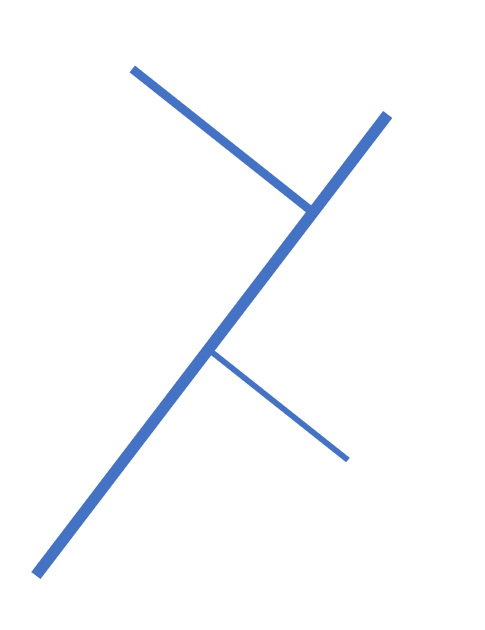
#> input picture jimmyTestCode/loop/images/different.PNG, 485 x 630 px, found by its file name; its folder holds only this picture in this run
$ python crackAnalysis.py
#> lines starting #> are read from the running program, lines starting #| are printed output that depends on the picture; after the words box and inside, x2 and y2 are one past the last pixel; in counts of white or black regions, pixels touching at a corner belong together
#Python Code that will take in a picture that contains cracking
#Outputs the length of the cracking

#All the imports for packages used
import shutil
import os
import math
import scipy.ndimage.morphology as m
import cv2
import numpy as np
from skimage import img_as_float
from skimage import io, color, morphology
from skimage import io, morphology, img_as_bool, segmentation
from scipy import ndimage as ndi
import matplotlib.pyplot as plt
import ctypes
import tkinter as tk
import tkinter.filedialog
from tkinter.filedialog import askopenfilename

#Makes each pixel of the image black or white
def binary(img):
    im_gray = cv2.imread(img, cv2.IMREAD_GRAYSCALE)
    (thresh, im_bw) = cv2.threshold(im_gray, 128, 255, cv2.THRESH_BINARY | cv2.THRESH_OTSU)
    cv2.imwrite("binary.jpg", im_bw)

#Applies median filtering to get rid of noise
def median(img1):
    img = cv2.imread(img1)
    median = cv2.medianBlur(img, 3)
    cv2.imwrite("median.jpg",median)

#Thins the image to one pixel wide using the skeletonize function from morphology
def thinning2(name):
    image = img_as_float(color.rgb2gray(io.imread(name)))
    image_binary = image < 0.5
    out_skeletonize = morphology.skeletonize(image_binary)
    out_thin = morphology.thin(image_binary)
    plt.imsave('gaps.jpg', out_skeletonize, cmap='gray')

#Finds the edges using the Canny Edge Detection
def canny(name):
    image = cv2.imread(name)
    edges = cv2.Canny(image, 100, 200)
    cv2.imwrite("canny.jpg",edges)

#Fills in gaps in the skeleton image
def complete(img):
    image = img_as_bool(io.imread(img))
    out = ndi.distance_transform_edt(~image)
    out = out < 0.02 * out.max()
    out = morphology.skeletonize(out)
    out = segmentation.clear_border(out)
    out = out | image
    cv2.imwrite('gaps_filled.jpg', out)

#Makes all green pixels white
def bandw(img1):
    image = cv2.imread(img1)
    height, width, channels = image.shape
    for y in range(0,height):
        for x in range(0,width):
            color = image[y,x]
            b = color[0]
            g = color[1]
            r = color[2]
            if b>0 and g>100 and r>0:
                image[y,x] = [255,255,255]
            else:
                image[y,x] = [0,0,0]
    cv2.imwrite("bandw.jpg", image)

#The switch function is used to assign each number of crack with a color
# [312 lines left out: functions switch, getLength, getSlope, getWidth, getColor, not called in this run]

#############################################MAIN###################################
#User finds file in file system

pathA = "C:\\Users\\jimmy\\Documents\\Behnia Research\\BehniaResearch\\loop\\images"
pathB = "C:\\Users\\jimmy\\Documents\\Behnia Research\\BehniaResearch\\loop"
files = [i for i in os.listdir(pathA) if i.endswith("PNG") or i.endswith("png") or i.endswith("jpg") or i.endswith("JPG")]
for file in files:
    print(file)
    path1 = pathA + "\\" + file
    path2 = pathB + "\\" + file
    #os.rename(path1, path2)
    shutil.copy(path1, path2)
    #os.replace(path1, path2)
    filename = file
    img = cv2.imread(filename)
#> img is the input picture: shape (630, 485, 3); mean B, G, R 253.1, 250.5, 249.1

    widthUnits = 9
    heightUnits = 6
    units = "inches"
    height, width, channels = img.shape
#> height = 630; width = 485; channels = 3

    #Image is resized
    cv2.imwrite("resize.jpg", cv2.resize(img, (int(width),int(height))))
    filename = 'resize.jpg'
    selection = False
    roi = []
    crop_img = [0]
    crop_img = img
    #Created file cropped.jpg that saves the newly cropped image
    cv2.imwrite("cropped.jpg", crop_img)
    #Image is transformed into a binary image
    binary("cropped.jpg")
#> in binary, `im_gray = cv2.imread(img, cv2.IMREAD_GRAYSCALE)`:
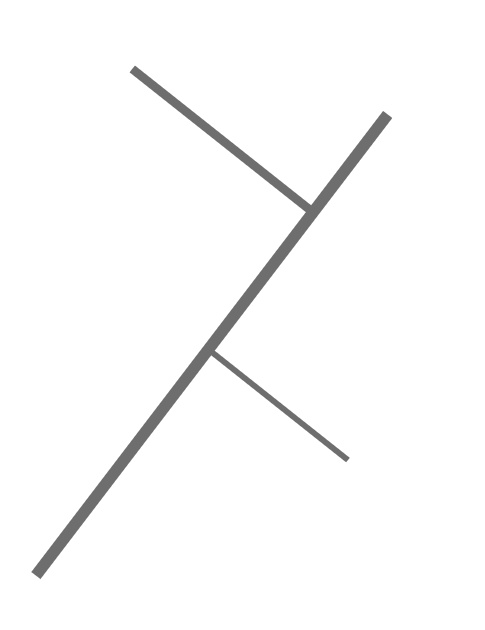
#> im_gray: shape (630, 485); min 102, max 255, mean 250.4
#> in binary, `(thresh, im_bw) = cv2.threshold(im_gray, 128, 255, cv2.THRESH_BINARY |..`:
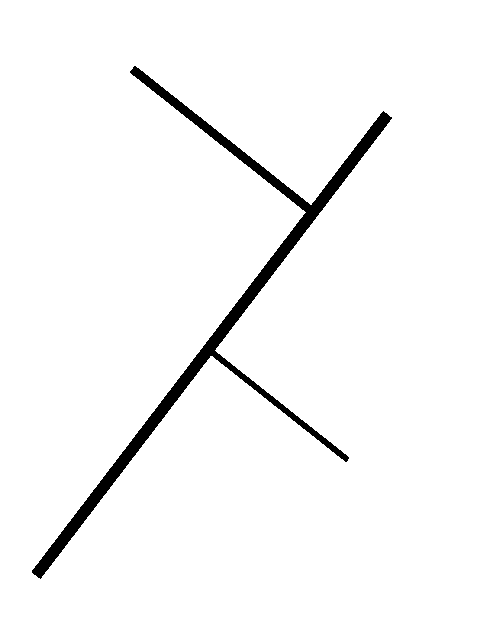
#> im_bw: shape (630, 485); 96.8% white; 1 black region, box (x1, y1, x2, y2) and area: (32, 66, 392, 579) 9712
#> in binary, `(thresh, im_bw) = cv2.threshold(im_gray, 128, 255, cv2.THRESH_BINARY |..`: thresh = 184
    #Uses the Canny Edge Detection to find the edges of the cracking
    canny("binary.jpg")
#> in canny, `edges = cv2.Canny(image, 100, 200)`:
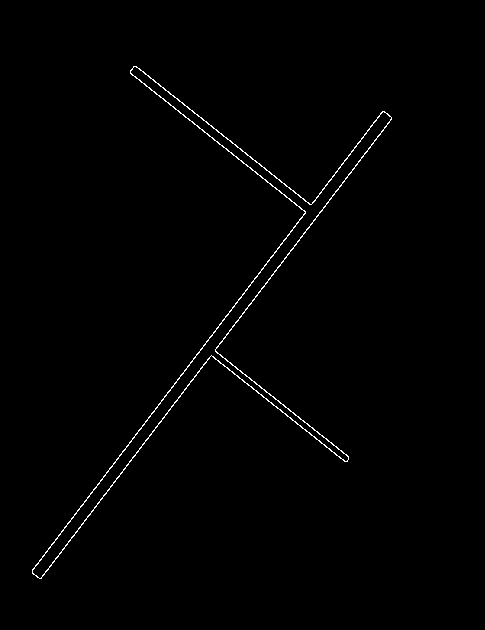
#> edges: shape (630, 485); 0.79% white in thin lines or dots, all inside (x1, y1, x2, y2) = (32, 66, 392, 579)
    #Median Filtering is used to get rid of access points
    median("binary.jpg")
    #Thinning is used to make the cracking one pixel wide
    thinning2("median.jpg")
#> in thinning2, `image_binary = image < 0.5`: image_binary: shape (630, 485) bool; 3.2% white; 1 white region, box (x1, y1, x2, y2) and area: (32, 66, 392, 578) 9713
#> in thinning2, `out_skeletonize = morphology.skeletonize(image_binary)`:
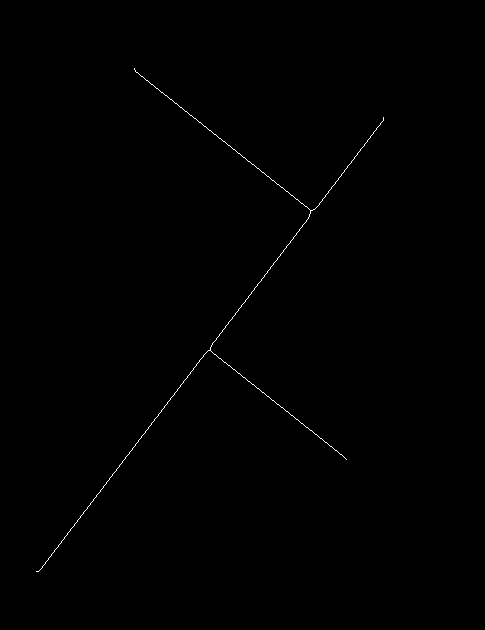
#> out_skeletonize: shape (630, 485) bool; 0.25% white in thin lines or dots, all inside (x1, y1, x2, y2) = (36, 68, 384, 572)
#> in thinning2, `out_thin = morphology.thin(image_binary)`:
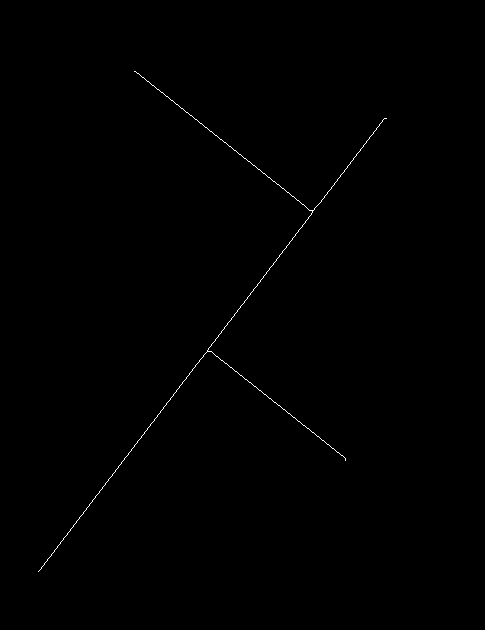
#> out_thin: shape (630, 485) bool; 0.25% white in thin lines or dots, all inside (x1, y1, x2, y2) = (38, 71, 387, 572)
    #Complete fills in gaps in the cracking
    complete("gaps.jpg")
#> in complete, `out = ndi.distance_transform_edt(~image)`:
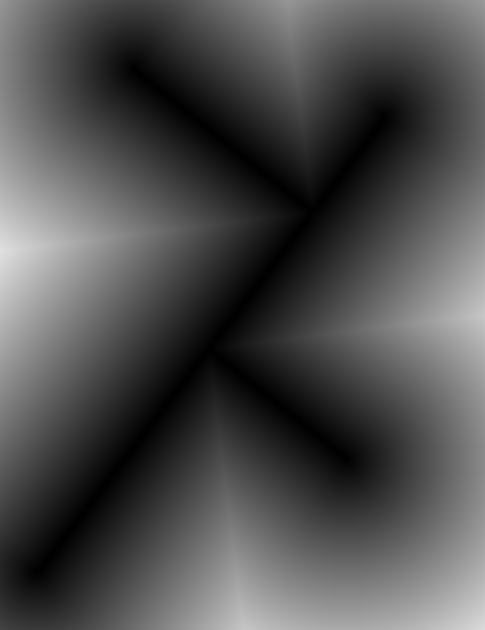
#> out: shape (630, 485, 3) float64; min 0, max 224.4, mean 78.5
#> in complete, `out = out < 0.02 * out.max()`:
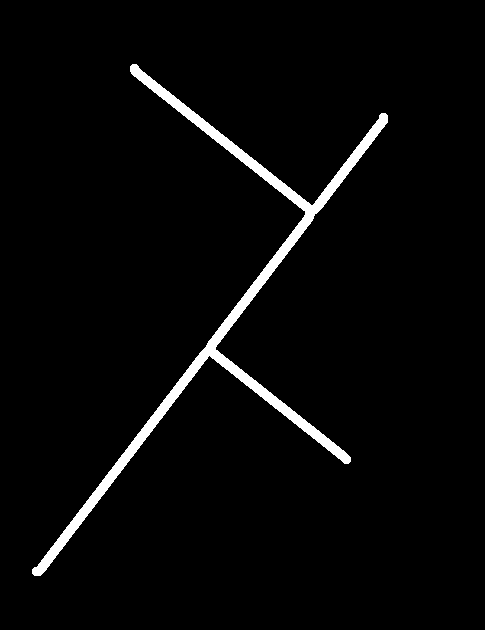
#> out: shape (630, 485, 3) bool; 3.1% white; 1 white region, box (x1, y1, x2, y2) and area: (32, 64, 388, 576) 9391
    #Cracking RGB values are 255
    bandw("gaps_filled.jpg")
#> (the run stopped early here; a loop or call above may not have finished)
